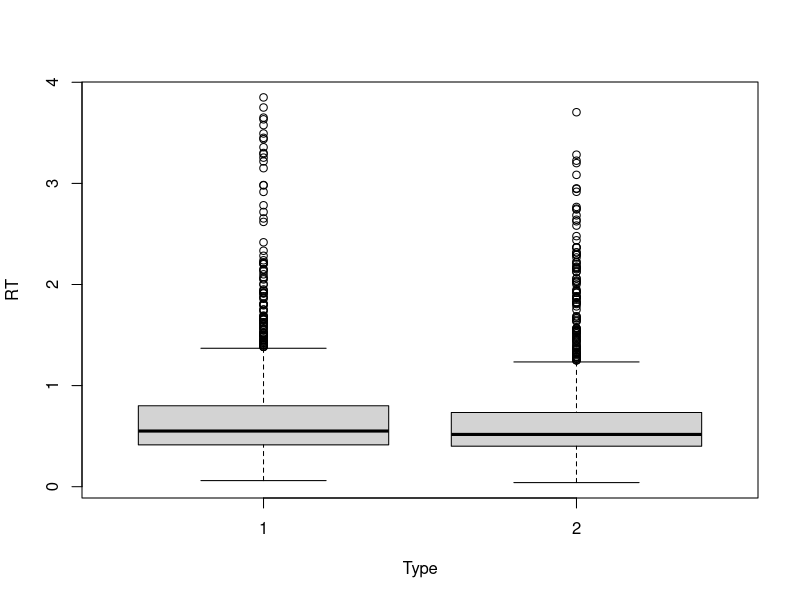

Source code (R):
## Code by Shravan Vasishth
## date: 7th October 2019

library(lme4)
library(lmerTest)

priming=read.csv("E1_RTAll.csv",header=TRUE)
head(priming)

## Type is subject vs object RC probably, not sure which is which:
xtabs(~Sub+Type,priming)

## ID seems to be item:
xtabs(~Sub+ID,priming)

## checks out:
length(unique(priming$Sub))
length(unique(priming$ID))

## some imbalance, probably due to data removal:
xtabs(~ID+Type,priming)


summary(priming)

## head noun:
## We aim to reproduce this analysis:
## "the ORC sentence was found to read significantly faster than the SRC sentence at the head noun region (W4, β = −0.03, SE = 0.01, t = −2.68, p = 0.007)"
headnoun<-subset(priming,Position==4)
summary(headnoun)

headnoun$ID<-factor(headnoun$ID)
headnoun$Sub<-factor(headnoun$Sub)
## Type==1 is SR I think:
headnoun$SO<-ifelse(headnoun$Type==1,0.5,-0.5)
## a positive slope will mean SRs are harder

#model1=lmer(RT~Type*Position+(1|Sub)+(1|ID),data=priming)
#summary(model1)

## some missing data, not serious:
xtabs(~Sub+ID,headnoun)

xtabs(~Sub+SO,headnoun)

boxplot(RT~Type,headnoun)

## ms:
1000*with(headnoun,tapply(RT,
                          Type,mean,
                          na.rm=TRUE))

m_hn<-lmer(RT~SO+(1+SO||Sub)+(1|ID),
           headnoun,control = lmerControl(optimizer ="Nelder_Mead"),REML=FALSE)
summary(m_hn)

m_hn0<-lmer(RT~1+(1+SO||Sub)+(1|ID),
            headnoun,control = lmerControl(optimizer ="Nelder_Mead"),REML=FALSE)

anova(m_hn0,m_hn)

summary(m_hn)

m_hnminimal<-lmer(RT~SO+(1|Sub)+(1|ID),
           headnoun,control = lmerControl(optimizer ="Nelder_Mead"),REML=FALSE)

summary(m_hnminimal)

## Expt 2
#"Chinese SRCs were more difficult to comprehend than ORCs, significantly reflected in W5 (β = −0.08, SE = 0.03, t = −2.93, p = 0.004"

e2dat=read.csv("E2_RTAll.csv",header=TRUE)
head(e2dat)

W5<-subset(e2dat,Position==5)

e2dat$Sub<-factor(e2dat$Sub)
e2dat$ID<-factor(e2dat$ID)

e2dat$SO<-ifelse(e2dat$Type==1,0.5,-0.5)

m_e2<-lmer(RT~SO+(1+SO||Sub)+(1+SO||ID),e2dat,REML=FALSE)
summary(m_e2)

m_e2_0<-lmer(RT~1+(1+SO||Sub)+(1+SO||ID),e2dat,
             REML=FALSE)

anova(m_e2,m_e2_0)
